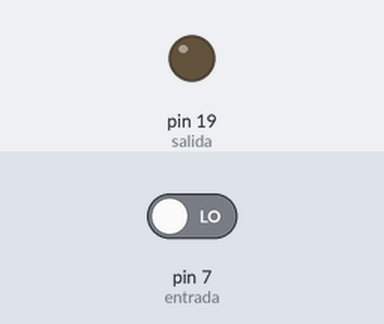
Simulated run of this sketch. Board: Arduino Uno, built with avr-gcc and run on an emulated ATmega328P. Parts: output pins drawn as LEDs (lit = HIGH). The test bench sets the inputs (shaded band); at power-on: pin 7 (entrada) LOW.

Above: at 1.2 s.
1.3 s: pin 7 (entrada) driven HIGH
At 2.0 s:
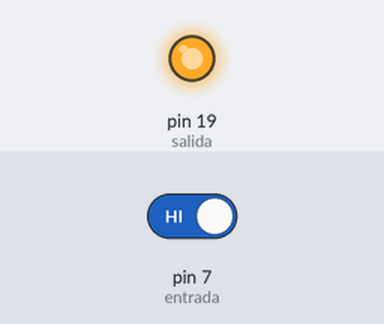
2.8 s: pin 7 (entrada) driven LOW
At 3.2 s:
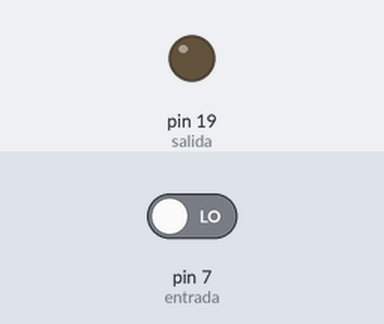
Timing chart, 0 to 5.8 s (numbered marks = the images above; inputs shaded):
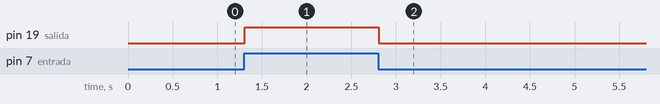

The sketch:

A7_estudio_teorico_sin_puertos.ino
```cpp
int salida =19;
int entrada = 7;

void setup() {
  pinMode(salida,OUTPUT);
  pinMode(entrada,INPUT);
}

void loop() {
  digitalWrite(salida,digitalRead(entrada));
  delay(15);
}
```

Measured:
- after the input at 1.3 s, pin 19 (salida): LOW → HIGH at once
- after the input at 2.8 s, pin 19 (salida): HIGH → LOW at once
